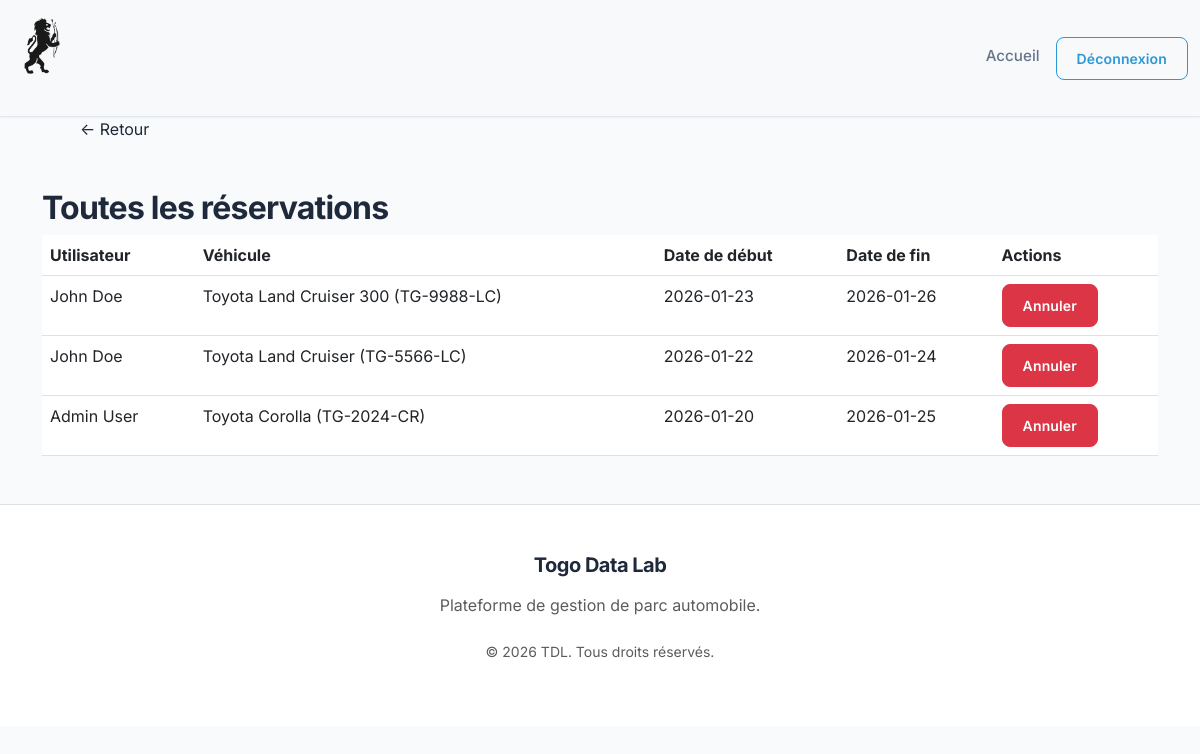
The page /index.php?action=admin_reservations (signed in) on the database its author committed.
### tables this page shows
CREATE TABLE IF NOT EXISTS reservations (
    id INT AUTO_INCREMENT PRIMARY KEY,
    user_id INT NOT NULL,
    vehicle_id INT NOT NULL,
    start_date DATE NOT NULL,
    end_date DATE NOT NULL,
    created_at TIMESTAMP DEFAULT CURRENT_TIMESTAMP ON UPDATE CURRENT_TIMESTAMP,
    FOREIGN KEY (user_id) REFERENCES users(id) ON DELETE CASCADE,
    FOREIGN KEY (vehicle_id) REFERENCES vehicles(id) ON DELETE CASCADE
);

CREATE TABLE IF NOT EXISTS users (
    id INT NOT NULL AUTO_INCREMENT PRIMARY KEY,
    name VARCHAR(255) NOT NULL,
    email VARCHAR(255) UNIQUE NOT NULL,
    password VARCHAR(255) NOT NULL,
    is_admin BOOLEAN DEFAULT FALSE
);

CREATE TABLE IF NOT EXISTS vehicles (
    id INT AUTO_INCREMENT PRIMARY KEY,
    brand VARCHAR(255) NOT NULL,
    model VARCHAR(255) NOT NULL,
    registration_number VARCHAR(255) UNIQUE NOT NULL,
    image_path VARCHAR(255) DEFAULT NULL
);

### app/controllers/ReservationController.php (called while the page is built, shortened)
<?php
require_once __DIR__ . '/../models/Reservation.php';
class ReservationController {
    private $reservationModel;
    public function __construct() {
        $this->reservationModel = new Reservation();
    }
    public function adminReservations() {
        $reservations = $this->reservationModel->getAll();
        include __DIR__ . '/../../views/admin_reservations.php';
    }
}
?>

### app/models/Reservation.php (called while the page is built, shortened)
<?php
require_once __DIR__ . '/../../config/database.php';
class Reservation {
    private $pdo;
    public function __construct() {
        global $pdo;
        $this->pdo = $pdo;
    }
    public function getAll() {
        $stmt = $this->pdo->query("
            SELECT r.*, u.name as user_name, v.brand, v.model, v.registration_number
            FROM reservations r
            JOIN users u ON r.user_id = u.id
            JOIN vehicles v ON r.vehicle_id = v.id
            ORDER BY r.start_date DESC
        ");
        return $stmt->fetchAll(PDO::FETCH_ASSOC);
    }
}
?>

### views/admin_reservations.php (the view, shortened to what this page needs)
<!DOCTYPE html>
<html lang="fr">
<head>
    <link rel="stylesheet" href="https://cdn.jsdelivr.net/npm/bootstrap@5.3.0/dist/css/bootstrap.min.css">
    <link rel="stylesheet" href="../assets/css/styles.css">
</head>
<body>
    <nav class="navbar navbar-expand-lg navbar-light bg-light">
        <div class="container-fluid">
            <a href="index.php?action=dashboard"><img src="../assets/images/favicon.png" alt="Logo Togo Data Lab" class="mb-4" height="60"></a>
            <div class="collapse navbar-collapse" id="navbarNav">
                <ul class="navbar-nav ms-auto">
                    <li class="nav-item">
                        <a class="nav-link" href="index.php?action=dashboard">Accueil</a>
                    </li>
                    <li class="nav-item">
                        <a class="btn btn-outline-primary btn-sm" href="index.php?action=logout">Déconnexion</a>
                    </li>
                </ul>
            </div>
        </div>
    </nav>
    <div class="page-header-actions" styl="padding-top: 60px;">
                    <a href="index.php?action=admin" class="back-link" style="margin-left: 80px;">
                        ← Retour
                    </a>
                </div>
    <div class="container mt-5">
        <h2>Toutes les réservations</h2>
        <?php if (empty($reservations)): ?>
            <p>Aucune réservation.</p>
        <?php else: ?>
            <table class="table">
                <thead>
                    <tr>
                        <th>Utilisateur</th>
                        <th>Véhicule</th>
                        <th>Date de début</th>
                        <th>Date de fin</th>
                        <th>Actions</th>
                    </tr>
                </thead>
                <tbody>
                    <?php foreach ($reservations as $reservation): ?>
                        <tr>
                            <td><?php echo $reservation['user_name']; ?></td>
                            <td><?php echo $reservation['brand'] . ' ' . $reservation['model'] . ' (' . $reservation['registration_number'] . ')'; ?></td>
                            <td><?php echo $reservation['start_date']; ?></td>
                            <td><?php echo $reservation['end_date']; ?></td>
                            <td>
                                <a href="index.php?action=delete_reservation&id=<?php echo $reservation['id']; ?>" class="btn btn-danger btn-sm" onclick="return confirm('Êtes-vous sûr de vouloir annuler cette réservation ?')">Annuler</a>
                            </td>
                        </tr>
                    <?php endforeach; ?>
                </tbody>
            </table>
        <?php endif; ?>
    </div>
    <footer class="bg-white border-top py-5 mt-5">
        <div class="container text-center">
            <h5 class="fw-bold mb-3">Togo Data Lab</h5>
            <p class="text-muted mb-4">Plateforme de gestion de parc automobile.</p>
            <p class="small text-muted">&copy; 2026 TDL. Tous droits réservés.</p>
        </div>
    </footer>
</body>
</html>

### assets/css/styles.css (style rules this page uses)
:root { --primary: #2c99d7; --primary-hover: #2f54bb; --secondary: #64748B; --success: #10B981; --danger: #EF4444; --warning: #F59E0B; --background: #F8FAFC; --surface: #FFFFFF; --text-main: #1E293B; --text-muted: #64748B; --border: #E2E8F0; --shadow-sm: 0 1px 2px 0 rgb(0 0 0 / 0.05); --shadow-md: 0 4px 6px -1px rgb(0 0 0 / 0.1), 0 2px 4px -2px rgb(0 0 0 / 0.1); --shadow-lg: 0 10px 15px -3px rgb(0 0 0 / 0.1), 0 4px 6px -4px rgb(0 0 0 / 0.1); --radius-sm: 0.375rem; --radius-md: 0.5rem; --radius-lg: 0.75rem; --radius-xl: 1rem; }
body { font-family: 'Inter', system-ui, -apple-system, sans-serif; background-color: var(--background); color: var(--text-main); line-height: 1.5; -webkit-font-smoothing: antialiased; }
a { text-decoration: none; color: inherit; transition: color 0.2s; }
h1, h2, h3, h4, h5, h6 { font-weight: 700; letter-spacing: -0.025em; color: var(--text-main); }
.navbar { background-color: var(--surface); border-bottom: 1px solid var(--border); padding: 1rem 0; box-shadow: var(--shadow-sm); }
.nav-link { color: var(--text-muted) !important; font-weight: 500; font-size: 0.95rem; padding: 0.5rem 1rem !important; border-radius: var(--radius-md); transition: all 0.2s; }
.btn { font-weight: 600; padding: 0.625rem 1.25rem; border-radius: var(--radius-md); transition: all 0.2s ease-in-out; letter-spacing: 0.01em; }
.btn-outline-primary { color: var(--primary); border-color: var(--primary); }

### rows shown on the page
reservations: user.name "John Doe", vehicle.brand "Toyota", vehicle.model "Land Cruiser 300", vehicle.registration_number "TG-9988-LC", start_date "2026-01-23", end_date "2026-01-26"
reservations: user.name "John Doe", vehicle.brand "Toyota", vehicle.model "Land Cruiser", vehicle.registration_number "TG-5566-LC", start_date "2026-01-22", end_date "2026-01-24"
reservations: user.name "Admin User", vehicle.brand "Toyota", vehicle.model "Corolla", vehicle.registration_number "TG-2024-CR", start_date "2026-01-20", end_date "2026-01-25"
